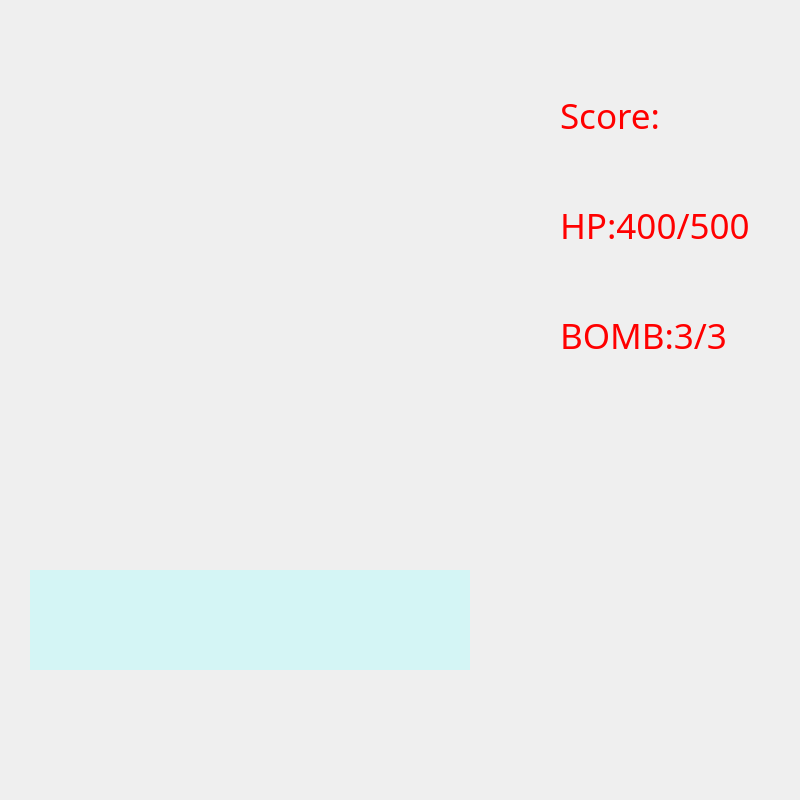
<?xml version="1.0" encoding="UTF-8"?>
<ui version="4.0">
 <class>BattleFieldClass</class>
 <widget class="QWidget" name="BattleFieldClass">
  <property name="geometry">
   <rect>
    <x>0</x>
    <y>0</y>
    <width>800</width>
    <height>800</height>
   </rect>
  </property>
  <property name="minimumSize">
   <size>
    <width>800</width>
    <height>800</height>
   </size>
  </property>
  <property name="maximumSize">
   <size>
    <width>800</width>
    <height>800</height>
   </size>
  </property>
  <property name="font">
   <font>
    <family>Perpetua</family>
   </font>
  </property>
  <property name="windowTitle">
   <string>BattleField</string>
  </property>
  <property name="autoFillBackground">
   <bool>false</bool>
  </property>
  <property name="styleSheet">
   <string notr="true"/>
  </property>
  <widget class="QLabel" name="score_label">
   <property name="geometry">
    <rect>
     <x>560</x>
     <y>80</y>
     <width>191</width>
     <height>71</height>
    </rect>
   </property>
   <property name="font">
    <font>
     <family>Chiller</family>
     <pointsize>26</pointsize>
     <italic>false</italic>
    </font>
   </property>
   <property name="layoutDirection">
    <enum>Qt::LeftToRight</enum>
   </property>
   <property name="styleSheet">
    <string notr="true">color: rgb(255, 0, 0);</string>
   </property>
   <property name="text">
    <string>&lt;html&gt;&lt;head/&gt;&lt;body&gt;&lt;p&gt;&lt;span style=&quot; color:#ff0000;&quot;&gt;Score:&lt;/span&gt;&lt;/p&gt;&lt;/body&gt;&lt;/html&gt;</string>
   </property>
  </widget>
  <widget class="QLabel" name="hp_label">
   <property name="geometry">
    <rect>
     <x>560</x>
     <y>190</y>
     <width>191</width>
     <height>71</height>
    </rect>
   </property>
   <property name="font">
    <font>
     <family>Chiller</family>
     <pointsize>26</pointsize>
     <italic>false</italic>
    </font>
   </property>
   <property name="styleSheet">
    <string notr="true">color: rgb(255, 0, 0);</string>
   </property>
   <property name="text">
    <string>&lt;html&gt;&lt;head/&gt;&lt;body&gt;&lt;p&gt;&lt;span style=&quot; color:#ff0000;&quot;&gt;HP:400/500&lt;/span&gt;&lt;/p&gt;&lt;/body&gt;&lt;/html&gt;</string>
   </property>
  </widget>
  <widget class="QLabel" name="msg_label">
   <property name="geometry">
    <rect>
     <x>30</x>
     <y>270</y>
     <width>440</width>
     <height>150</height>
    </rect>
   </property>
   <property name="font">
    <font>
     <family>Jokerman</family>
     <pointsize>36</pointsize>
    </font>
   </property>
   <property name="styleSheet">
    <string notr="true">color:rgb(255, 255, 127)</string>
   </property>
   <property name="text">
    <string/>
   </property>
   <property name="alignment">
    <set>Qt::AlignCenter</set>
   </property>
  </widget>
  <widget class="QLabel" name="bomb_label">
   <property name="geometry">
    <rect>
     <x>560</x>
     <y>300</y>
     <width>191</width>
     <height>71</height>
    </rect>
   </property>
   <property name="font">
    <font>
     <family>Chiller</family>
     <pointsize>26</pointsize>
     <italic>false</italic>
    </font>
   </property>
   <property name="text">
    <string>&lt;html&gt;&lt;head/&gt;&lt;body&gt;&lt;p&gt;&lt;span style=&quot; color:#ff0000;&quot;&gt;BOMB:3/3&lt;/span&gt;&lt;/p&gt;&lt;/body&gt;&lt;/html&gt;</string>
   </property>
  </widget>
  <widget class="QLabel" name="story_label">
   <property name="geometry">
    <rect>
     <x>30</x>
     <y>570</y>
     <width>440</width>
     <height>100</height>
    </rect>
   </property>
   <property name="font">
    <font>
     <family>Microsoft YaHei UI</family>
     <pointsize>12</pointsize>
    </font>
   </property>
   <property name="styleSheet">
    <string notr="true">background-color:rgba(170, 255, 255, 100)</string>
   </property>
   <property name="frameShape">
    <enum>QFrame::NoFrame</enum>
   </property>
   <property name="text">
    <string>&lt;html&gt;&lt;head/&gt;&lt;body&gt;&lt;p&gt;&lt;br/&gt;&lt;/p&gt;&lt;/body&gt;&lt;/html&gt;</string>
   </property>
   <property name="alignment">
    <set>Qt::AlignCenter</set>
   </property>
  </widget>
 </widget>
 <layoutdefault spacing="6" margin="11"/>
 <resources>
  <include location="PlaneFight.qrc"/>
 </resources>
 <connections/>
</ui>
